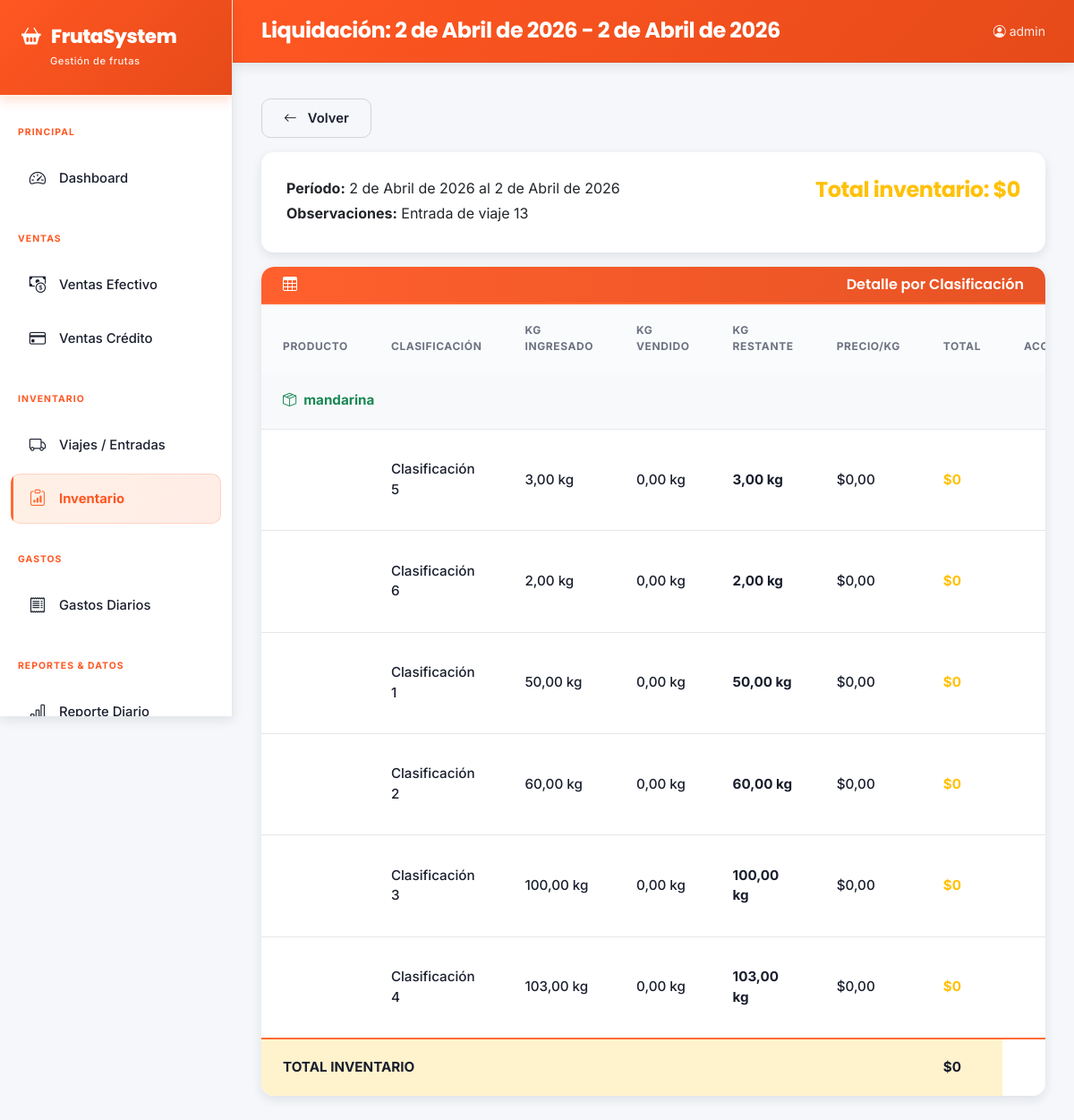
The page /inventario/5/ (signed in) on the database its author committed.
### core/models.py (models this page shows, shortened)
class LiquidacionInventario(models.Model):
    fecha_inicio = models.DateField(verbose_name='Fecha inicio')
    fecha_fin = models.DateField(verbose_name='Fecha fin')
    fecha_creacion = models.DateTimeField(auto_now_add=True)
    observaciones = models.TextField(blank=True, verbose_name='Observaciones')
    @property
    def total_valor(self): return sum(d.total for d in self.detalles.all())
    class Meta:
        verbose_name = 'Liquidación de Inventario'; verbose_name_plural = 'Liquidaciones de Inventario'; ordering = ['-fecha_fin']

class DetalleInventario(models.Model):
    liquidacion = models.ForeignKey(LiquidacionInventario, on_delete=models.CASCADE, related_name='detalles', verbose_name='Liquidación')
    clasificacion = models.ForeignKey(Clasificacion, on_delete=models.PROTECT, verbose_name='Clasificación')
    kg_ingresado = models.DecimalField(max_digits=10, decimal_places=2, default=0, verbose_name='Kg ingresado')
    kg_vendido = models.DecimalField(max_digits=10, decimal_places=2, default=0, verbose_name='Kg vendido')
    kg_restante = models.DecimalField(max_digits=10, decimal_places=2, verbose_name='Kg restante')
    precio_por_kg = models.DecimalField(max_digits=10, decimal_places=2, verbose_name='Precio por kg')
    @property
    def total(self): return self.kg_restante * self.precio_por_kg
    class Meta:
        verbose_name = 'Detalle de Inventario'; verbose_name_plural = 'Detalles de Inventario'

class Producto(models.Model):
    nombre = models.CharField(max_length=100, verbose_name='Nombre')
    tiene_descuento_gobierno = models.BooleanField(default=False, verbose_name='Descuento gobierno')
    porcentaje_descuento = models.DecimalField(max_digits=5, decimal_places=2, default=0, verbose_name='% Descuento gobierno')
    activo = models.BooleanField(default=True, verbose_name='Activo')
    def __str__(self): return self.nombre
    class Meta:
        verbose_name = 'Producto'; verbose_name_plural = 'Productos'; ordering = ['nombre']

class Clasificacion(models.Model):
    producto = models.ForeignKey(Producto, on_delete=models.CASCADE, related_name='clasificaciones', verbose_name='Producto')
    nombre = models.CharField(max_length=100, verbose_name='Nombre clasificación')
    orden = models.IntegerField(default=1, verbose_name='Orden')
    activo = models.BooleanField(default=True, verbose_name='Activa')
    stock_kg = models.DecimalField(max_digits=10, decimal_places=2, default=0, verbose_name='Stock (Kg)')
    class Meta:
        verbose_name = 'Clasificación'; verbose_name_plural = 'Clasificaciones'; ordering = ['producto', 'orden']

### core/views.py (the view)
# urls.py: path('inventario/<int:pk>/', views.inventario_detail, name='inventario_detail'),
@login_required
def inventario_detail(request, pk):
    liq = get_object_or_404(LiquidacionInventario, pk=pk)
    detalles = liq.detalles.select_related('clasificacion__producto').all()
    return render(request, 'core/inventario_detail.html', {'liq': liq, 'detalles': detalles})

### core/templates/core/inventario_detail.html (shortened to what this page needs)
{% extends 'core/base.html' %}
{% block page_title %}Liquidación: {{ liq.fecha_inicio }} - {{ liq.fecha_fin }}{% endblock %}
{% block content %}
<div class="mb-3"><a href="{% url 'inventario_list' %}" class="btn btn-outline-secondary btn-sm"><i class="bi bi-arrow-left me-1"></i>Volver</a></div>
<div class="card mb-3">
  <div class="card-body">
    <div class="row">
      <div class="col-md-6">
        <p class="mb-1"><strong>Período:</strong> {{ liq.fecha_inicio }} al {{ liq.fecha_fin }}</p>
        {% if liq.observaciones %}<p class="mb-1"><strong>Observaciones:</strong> {{ liq.observaciones }}</p>{% endif %}
      </div>
      <div class="col-md-6 text-md-end">
        <h4 class="text-warning fw-bold">Total inventario: ${{ liq.total_valor|default:0|floatformat:0 }}</h4>
      </div>
    </div>
  </div>
</div>
<div class="card">
  <div class="card-header py-2 fw-semibold"><i class="bi bi-table me-2"></i>Detalle por Clasificación</div>
  <div class="card-body p-0">
    <table class="table table-hover mb-0">
      <thead><tr><th>Producto</th><th>Clasificación</th><th>Kg Ingresado</th><th>Kg Vendido</th><th>Kg Restante</th><th>Precio/kg</th><th>Total</th><th class="text-end pe-3">Acciones</th></tr></thead>
      <tbody>
      {% regroup detalles by clasificacion.producto as por_producto %}
      {% for grupo in por_producto %}
      <tr class="table-light"><td colspan="8" class="fw-bold text-success"><i class="bi bi-box-seam me-2"></i>{{ grupo.grouper }}</td></tr>
      {% for d in grupo.list %}
      <tr>
        <td></td>
        <td>{{ d.clasificacion.nombre }}</td>
        <td>{{ d.kg_ingresado|default:0|floatformat:2 }} kg</td>
        <td>{{ d.kg_vendido|default:0|floatformat:2 }} kg</td>
        <td class="fw-bold">{{ d.kg_restante|default:0|floatformat:2 }} kg</td>
        <td>${{ d.precio_por_kg }}</td>
        <td class="fw-bold text-warning">${{ d.total|default:0|floatformat:0 }}</td>
        <td class="text-end pe-3">
        </td>
      </tr>
      {% endfor %}
      {% endfor %}
      </tbody>
      <tfoot>
        <tr class="table-warning fw-bold">
          <td colspan="6">TOTAL INVENTARIO</td>
          <td>${{ liq.total_valor|default:0|floatformat:0 }}</td>
        </tr>
      </tfoot>
    </table>
  </div>
</div>
{% endblock %}

### core/templates/core/base.html (shortened to what this page needs)
<!DOCTYPE html>
<html lang="es">
<head>
<link href="https://cdn.jsdelivr.net/npm/bootstrap@5.3.0/dist/css/bootstrap.min.css" rel="stylesheet">
<link href="https://cdn.jsdelivr.net/npm/bootstrap-icons@1.11.0/font/bootstrap-icons.css" rel="stylesheet">
</head>
<body>
<div class="sidebar" id="sidebar">
  <div class="sidebar-brand">
    <h5><i class="bi bi-basket2-fill"></i>FrutaSystem</h5>
    <small>Gestión de frutas</small>
  </div>
  <nav class="mt-2">
    <div class="nav-section">Principal</div>
    <a href="{% url 'dashboard' %}" class="nav-link {% if request.resolver_match.url_name == 'dashboard' %}active{% endif %}">
      <i class="bi bi-speedometer2"></i> Dashboard
    </a>
    <div class="nav-section">Ventas</div>
    <a href="{% url 'venta_efectivo_list' %}" class="nav-link {% if 'efectivo' in request.path %}active{% endif %}">
      <i class="bi bi-cash-coin"></i> Ventas Efectivo
    </a>
    <a href="{% url 'venta_credito_list' %}" class="nav-link {% if 'credito' in request.path %}active{% endif %}">
      <i class="bi bi-credit-card"></i> Ventas Crédito
    </a>
    <div class="nav-section">Inventario</div>
    <a href="{% url 'viaje_list' %}" class="nav-link {% if 'viajes' in request.path %}active{% endif %}">
      <i class="bi bi-truck"></i> Viajes / Entradas
    </a>
    <a href="{% url 'inventario_list' %}" class="nav-link {% if 'inventario' in request.path %}active{% endif %}">
      <i class="bi bi-clipboard-data"></i> Inventario
    </a>
    <div class="nav-section">Gastos</div>
    <a href="{% url 'gasto_list' %}" class="nav-link {% if 'gastos' in request.path and 'categorias' not in request.path %}active{% endif %}">
      <i class="bi bi-receipt"></i> Gastos Diarios
    </a>
    <div class="nav-section">Reportes & Datos</div>
    <a href="{% url 'reporte_diario' %}" class="nav-link {% if 'diario' in request.path %}active{% endif %}">
      <i class="bi bi-bar-chart-line"></i> Reporte Diario
    </a>
  </nav>
</div>
<div class="main-content">
  <div class="topbar">
    <div class="flex-grow-1">
      <h6 class="page-title-text d-none d-lg-flex">{% block page_title %}{% endblock %}</h6>
    </div>
    <div class="d-flex align-items-center gap-3">
      <small style="color: rgba(255,255,255,0.9);"><i class="bi bi-person-circle me-1"></i>{{ request.user.username }}</small>
    </div>
  </div>
  <div class="content-area">
    {% block content %}{% endblock %}
  </div>
</div>
</body>
</html>

### rows shown on the page
LiquidacionInventario: fecha_inicio "2 de Abril de 2026", fecha_fin "2 de Abril de 2026", observaciones "Entrada de viaje 13", total_valor "0"
Producto: grouper "mandarina"
DetalleInventario: clasificacion.nombre "Clasificación 5", kg_ingresado "3,00", kg_vendido "0,00", kg_restante "3,00", precio_por_kg "0,00", total "0"
DetalleInventario: clasificacion.nombre "Clasificación 6", kg_ingresado "2,00", kg_vendido "0,00", kg_restante "2,00", precio_por_kg "0,00", total "0"
DetalleInventario: clasificacion.nombre "Clasificación 1", kg_ingresado "50,00", kg_vendido "0,00", kg_restante "50,00", precio_por_kg "0,00", total "0"
DetalleInventario: clasificacion.nombre "Clasificación 2", kg_ingresado "60,00", kg_vendido "0,00", kg_restante "60,00", precio_por_kg "0,00", total "0"
DetalleInventario: clasificacion.nombre "Clasificación 3", kg_ingresado "100,00", kg_vendido "0,00", kg_restante "100,00", precio_por_kg "0,00", total "0"
DetalleInventario: clasificacion.nombre "Clasificación 4", kg_ingresado "103,00", kg_vendido "0,00", kg_restante "103,00", precio_por_kg "0,00", total "0"

### other values the page prints
{{ request.user.username }} "admin"
